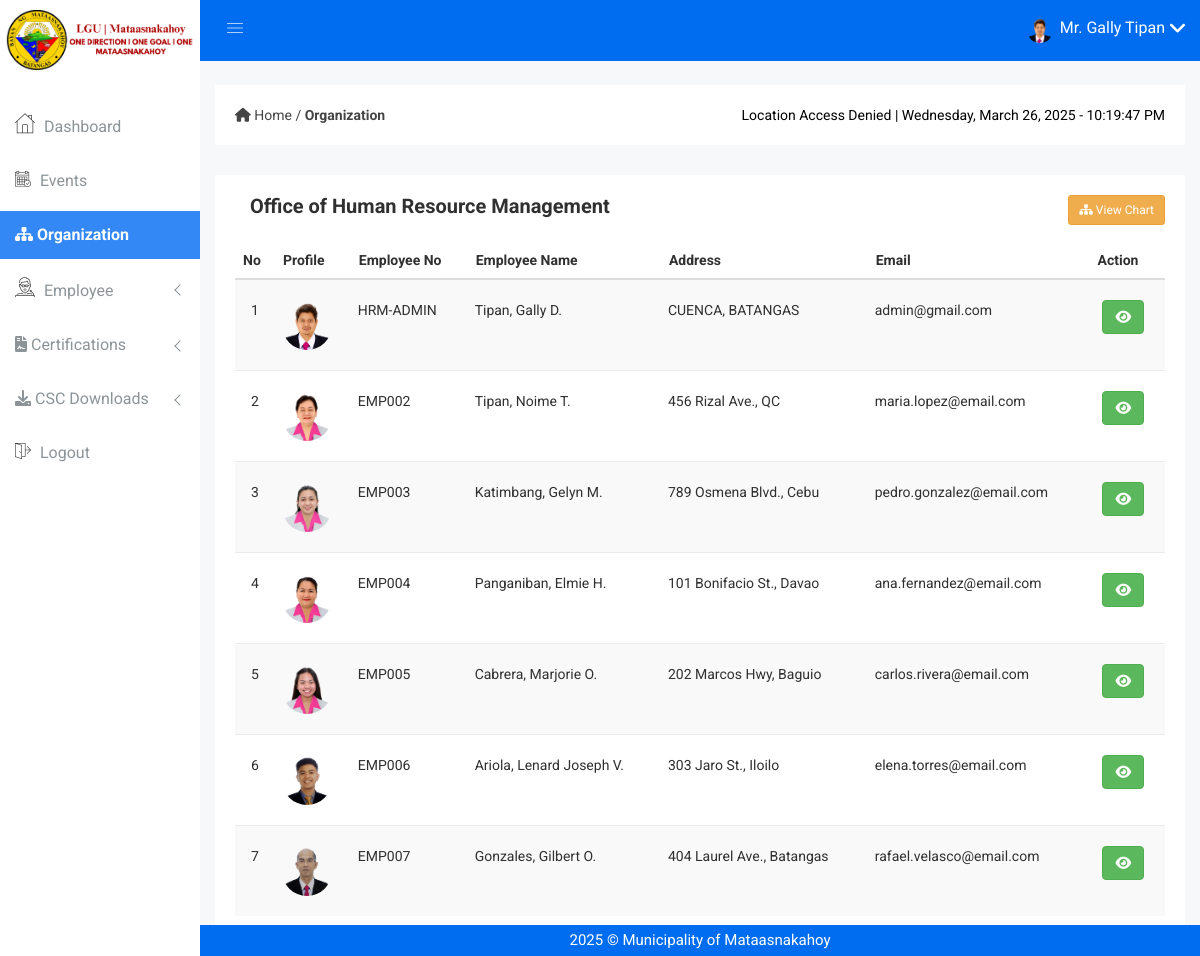
The page /organization.php (signed in) on the database its author committed.
### tables this page shows
CREATE TABLE IF NOT EXISTS `employee` (
  `employee_no` varchar(100) NOT NULL,
  `firstname` varchar(50) NOT NULL,
  `middlename` varchar(50) DEFAULT NULL,
  `lastname` varchar(50) NOT NULL,
  `name_extension` varchar(10) DEFAULT NULL,
  `dob` date NOT NULL,
  `pob` varchar(255) NOT NULL,
  `sex` enum('Male','Female') NOT NULL,
  `civil_status` varchar(255) DEFAULT NULL,
  `address` text NOT NULL,
  `blood_type` enum('A+','A-','B+','B-','AB+','AB-','O+','O-','Unknown') DEFAULT 'Unknown',
  `mobile_no` bigint DEFAULT NULL,
  `email_address` varchar(100) NOT NULL,
  `image` varchar(255) DEFAULT NULL,
  `created_at` timestamp NOT NULL DEFAULT CURRENT_TIMESTAMP,
  `updated_at` timestamp NOT NULL DEFAULT CURRENT_TIMESTAMP ON UPDATE CURRENT_TIMESTAMP,
  PRIMARY KEY (`employee_no`),
  UNIQUE KEY `email_address` (`email_address`)
);

CREATE TABLE IF NOT EXISTS `hr_staffs` (
  `id` int NOT NULL AUTO_INCREMENT,
  `employee_no` varchar(50) NOT NULL,
  `designation` varchar(100) NOT NULL,
  `role` varchar(100) NOT NULL,
  PRIMARY KEY (`id`),
  KEY `employee_no` (`employee_no`)
);

### organization.php (the view, shortened to what this page needs)
<?php
include "dbcon.php";
?>
<!DOCTYPE html>
<html class="no-js" lang="en">
<head>
    <link rel="stylesheet" href="css/bootstrap.min.css" />
    <link rel="stylesheet" href="css/font-awesome.min.css" />
    <link rel="stylesheet" href="css/owl.carousel.css" />
    <link rel="stylesheet" href="css/owl.theme.css" />
    <link rel="stylesheet" href="css/owl.transitions.css" />
    <link rel="stylesheet" href="css/animate.css" />
    <link rel="stylesheet" href="css/normalize.css" />
    <link rel="stylesheet" href="css/meanmenu.min.css" />
    <link rel="stylesheet" href="css/main.css" />
    <link rel="stylesheet" href="css/educate-custon-icon.css" />
    <link rel="stylesheet" href="css/morrisjs/morris.css" />
    <link rel="stylesheet" href="css/scrollbar/jquery.mCustomScrollbar.min.css" />
    <link rel="stylesheet" href="css/metisMenu/metisMenu.min.css" />
    <link rel="stylesheet" href="css/metisMenu/metisMenu-vertical.css" />
    <link rel="stylesheet" href="style.css" />
    <link rel="stylesheet" href="css/responsive.css" />
    <link rel="stylesheet" href="//cdn.datatables.net/2.1.4/css/dataTables.dataTables.min.css" />
</head>
<body>
    <?php include 'includes/sidebar.php'; ?>
    <?php include 'includes/header.php'; ?>
    <div class="breadcome-area">
        <div class="container-fluid">
            <div class="row">
                <div class="col-lg-12">
                    <div class="breadcome-list single-page-breadcome">
                        <div class="row">
                            <div class="col-lg-12">
                                <div class="breadcome-heading">
                                    <div class="row">
                                        <div class="col-lg-12" style="display: flex; justify-content: space-between; align-items: center;">
                                            <ul class="breadcome-menu" style="display: flex; align-items: center; padding: 0; margin: 0;">
                                                <li>
                                                    <link rel="stylesheet" href="https://cdnjs.cloudflare.com/ajax/libs/font-awesome/6.0.0-beta3/css/all.min.css">
                                                    <a href="dashboard.php">
                                                        <i class="fas fa-home"></i> Home
                                                    </a>
                                                    <span class="bread-slash"> / </span>
                                                    <a href="#">
                                                        <strong>Organization</strong>
                                                    </a>
                                                </li>
                                            </ul>
                                            <div class="pst-container">
                                                <span id="user-location">Detecting location...</span> |
                                                <span id="pst-date"></span> - <span id="pst-time"></span>
                                            </div>
                                        </div>
                                    </div>
                                </div>
                            </div>
                        </div>
                    </div>
                </div>
            </div>
        </div>
    </div>
    <div class="product-status mg-b-15">
        <div class="container-fluid">
            <div class="row">
                <div class="col-lg-12 col-md-12 col-sm-12 col-xs-12">
                    <div class="product-status-wrap drp-lst">
                        <div class="col-lg-6 col-md-6 col-sm-6 col-xs-12">
                            <h4>Office of Human Resource Management</h4>
                        </div>
                        <div class="row">
                            <div class="col-md-6 text-right">
                                <div class="button-container">
                                    <a href="organization-chart.php" class="btn btn-warning btn-border btn-round btn-sm" target="_blank">
                                        <i class="fa fa-sitemap"></i> View Chart
                                    </a>
                                </div>
                            </div>
                        </div>
                        <div class="asset-inner" style="margin-top: 5px;">
                            <table id="myTable" class="table table-striped">
                                <thead>
                                    <tr>
                                        <th scope="col">No</th>
                                        <th scope="col">Profile</th>
                                        <th scope="col">Employee No</th>
                                        <th scope="col">Employee Name</th>
                                        <th scope="col">Address</th>
                                        <th scope="col">Email</th>
                                        <th scope="col">Action</th>
                                    </tr>
                                </thead>
                                <tbody>
                                    <?php
                                    $stmt = $con->prepare("SELECT
                                            e.employee_no,
                                            e.firstname,
                                            e.middlename,
                                            e.lastname,
                                            e.name_extension,
                                            e.dob,
                                            e.pob,
                                            e.sex,
                                            e.civil_status,
                                            e.address,
                                            e.blood_type,
                                            e.mobile_no,
                                            e.email_address,
                                            e.image,
                                            h.designation,
                                            h.role,
                                            e.created_at,
                                            e.updated_at
                                        FROM employee e
                                        JOIN hr_staffs h ON e.employee_no = h.employee_no
                                        WHERE LOWER(h.role) NOT LIKE '%mayor%'");
                                    $stmt->execute();
                                    $result = $stmt->get_result();
                                    $count = 1;
                                    while ($row = $result->fetch_assoc()) {
                                        $employee_no = $row['employee_no'];
                                        $firstname = $row['firstname'];
                                        $middlename = $row['middlename'];
                                        $lastname = $row['lastname'];
                                        $address = $row['address'];
                                        $email_address = $row['email_address'];
                                        $imagePath = $row['image'];
                                        $imageUrl = empty($imagePath) ? 'img/mk-logo.png' : 'img/profile/' . $imagePath;
                                    ?>
                                        <tr>
                                            <td style="text-align: center;"><?php echo $count; ?></td>
                                            <td>
                                                <img src="<?php echo htmlspecialchars($imageUrl); ?>" alt="Profile Image"
                                                    style="height: 50px; width: 50px; border-radius: 50%; object-fit: cover;">
                                            </td>
                                            <td><?php echo htmlspecialchars($employee_no); ?></td>
                                            <td>
                                                <?php
                                                $full_name = $lastname;
                                                $full_name .= ', ' . $firstname;
                                                if (!empty($middlename)) {
                                                    $full_name .= ' ' . substr($middlename, 0, 1) . '.';
                                                }
                                                echo htmlspecialchars($full_name);
                                                ?>
                                            </td>
                                            <td><?php echo htmlspecialchars($address); ?></td>
                                            <td><?php echo htmlspecialchars($email_address); ?></td>
                                            <td>
                                                <div style="text-align: center;">
                                                    <a href="employeedetails.php?employee_no=<?php echo htmlspecialchars($employee_no); ?>"
                                                        class="btn btn-success" title="View" style="margin-right: 8px;">
                                                        <i class="fa fa-eye"></i>
                                                    </a>
                                                </div>
                                            </td>
                                        </tr>
                                    <?php $count++;
                                    } ?>
                                </tbody>
                            </table>
                        </div>
                    </div>
                </div>
            </div>
        </div>
    </div>
    <?php include 'includes/footer.php'; ?>

### includes/header.php (shortened to what this page needs)
<div class="all-content-wrapper">
    <div class="header-advance-area">
        <div class="header-top-area">
            <div class="container-fluid">
                <div class="row">
                    <div class="col-lg-12 col-md-12 col-sm-12 col-xs-12">
                        <div class="header-top-wraper">
                            <div class="row">
                                <div class="col-lg-1 col-md-0 col-sm-1 col-xs-12">
                                    <div class="menu-switcher-pro">
                                        <button
                                            type="button"
                                            id="sidebarCollapse"
                                            class="btn bar-button-pro header-drl-controller-btn btn-info navbar-btn">
                                            <i class="educate-icon educate-nav"></i>
                                        </button>
                                    </div>
                                </div>
                                <div class="col-lg-5 col-md-5 col-sm-12 col-xs-12">
                                    <div class="header-right-info">
                                        <ul class="nav navbar-nav mai-top-nav header-right-menu">
                                            <li class="nav-item">
                                                <?php
                                                include "dbcon.php";
                                                $user_id = $_SESSION['user_id'];
                                                if (!empty($user_id)) {
                                                    $query = "
                                                        SELECT e.image, e.firstname, e.lastname, e.sex
                                                        FROM employee e
                                                        INNER JOIN admin a ON e.employee_no = a.employee_no
                                                        WHERE a.employee_no = ?
                                                    ";
                                                    $stmt = $con->prepare($query);
                                                    $stmt->bind_param("s", $user_id);
                                                    $stmt->execute();
                                                    $result = $stmt->get_result();
                                                    if ($row = $result->fetch_assoc()) {
                                                        $imagePath = $row['image'];
                                                        $sex = strtolower($row['sex']);
                                                        if ($sex === 'male') {
                                                            $salutation = "Mr.";
                                                        } elseif ($sex === 'female') {
                                                            $salutation = "Ms.";
                                                        } else {
                                                            $salutation = "";
                                                        }
                                                        $user_image = !empty($imagePath) ? 'img/profile/' . $imagePath : 'img/mk-logo.png';
                                                        $user_name = trim("$salutation {$row['firstname']} {$row['lastname']}");
                                                    } else {
                                                        $user_image = 'img/mk-logo.png';
                                                        $user_name = 'Admin';
                                                    }
                                                } else {
                                                    $user_image = 'img/mk-logo.png';
                                                    $user_name = 'Admin';
                                                }
                                                ?>
                                                <a href="#" data-toggle="dropdown" role="button" aria-expanded="false" class="nav-link dropdown-toggle">
                                                    <img src="<?php echo htmlspecialchars($user_image); ?>" alt="User Image" />
                                                    <span class="admin-name"><?php echo htmlspecialchars($user_name); ?></span>
                                                    <i class="fa fa-angle-down edu-icon edu-down-arrow"></i>
                                                </a>
                                            </li>
                                        </ul>
                                    </div>
                                </div>
                            </div>
                        </div>
                    </div>
                </div>
            </div>
        </div>

### rows shown on the page
employee: image (picture), user_name "Mr. Gally Tipan"
hr_staffs: employee_no.image (picture), employee_no.employee_no "HRM-ADMIN", employee_no.middlename "Tipan, Gally D.", employee_no.address "CUENCA, BATANGAS", employee_no.email_address "admin@gmail.com"
hr_staffs: employee_no.image (picture), employee_no.employee_no "EMP002", employee_no.middlename "Tipan, Noime T.", employee_no.address "456 Rizal Ave., QC", employee_no.email_address "maria.lopez@email.com"
hr_staffs: employee_no.image (picture), employee_no.employee_no "EMP003", employee_no.middlename "Katimbang, Gelyn M.", employee_no.address "789 Osmena Blvd., Cebu", employee_no.email_address "pedro.gonzalez@email.com"
hr_staffs: employee_no.image (picture), employee_no.employee_no "EMP004", employee_no.middlename "Panganiban, Elmie H.", employee_no.address "101 Bonifacio St., Davao", employee_no.email_address "ana.fernandez@email.com"
hr_staffs: employee_no.image (picture), employee_no.employee_no "EMP005", employee_no.middlename "Cabrera, Marjorie O.", employee_no.address "202 Marcos Hwy, Baguio", employee_no.email_address "carlos.rivera@email.com"
hr_staffs: employee_no.image (picture), employee_no.employee_no "EMP006", employee_no.middlename "Ariola, Lenard Joseph V.", employee_no.address "303 Jaro St., Iloilo", employee_no.email_address "elena.torres@email.com"
hr_staffs: employee_no.image (picture), employee_no.employee_no "EMP007", employee_no.middlename "Gonzales, Gilbert O.", employee_no.address "404 Laurel Ave., Batangas", employee_no.email_address "rafael.velasco@email.com"
